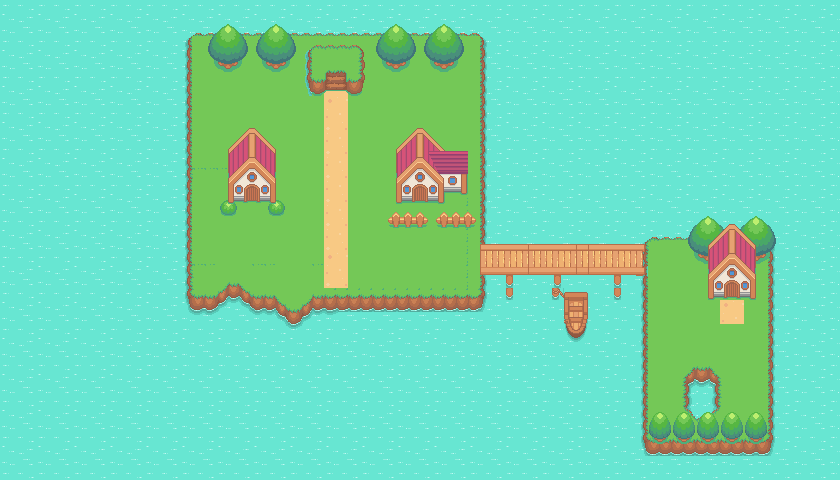

Rendered tile map (Tiled .tmx) drawn with the repository's tilesets; below, a short description and the map source with its tile grids summarised:
An orthogonal 70x40 tile map with 12x12 px tiles, 8 tile layers (collision, water, grass, bridge, ...), 4 tilesets.

<map version="1.10" tiledversion="1.11.2" orientation="orthogonal" renderorder="right-down" width="70" height="40" tilewidth="12" tileheight="12" infinite="0" nextlayerid="12" nextobjectid="1">
 <editorsettings>
  <export target="poke_map.json" format="json" />
 </editorsettings>
 <tileset firstgid="1" name="pokemap" tilewidth="12" tileheight="12" tilecount="1024" columns="32">
  <image source="First Asset pack.png" width="384" height="384" />
 </tileset>
 <tileset firstgid="1025" name="collision" tilewidth="12" tileheight="12" tilecount="1" columns="1">
  <image source="collision.png" width="12" height="12" />
 </tileset>
 <tileset firstgid="1026" name="pokemap" tilewidth="12" tileheight="12" tilecount="1024" columns="32">
  <image source="First Asset pack.png" width="384" height="384" />
 </tileset>
 <tileset firstgid="2050" name="collision" tilewidth="12" tileheight="12" tilecount="1" columns="1">
  <image source="collision.png" width="12" height="12" />
 </tileset>
 <layer id="8" name="collision" width="70" height="40">
  <data>[2800 cells, 270 non-empty, 2 distinct tile ids]</data>
 </layer>
 <layer id="11" name="water" width="70" height="40">
  <data>[2800 cells, 2800 non-empty, 9 distinct tile ids]</data>
 </layer>
 <layer id="3" name="grass" width="70" height="40">
  <data>[2800 cells, 878 non-empty, 90 distinct tile ids]</data>
 </layer>
 <layer id="9" name="bridge" width="70" height="40">
  <data>[2800 cells, 89 non-empty, 58 distinct tile ids]</data>
 </layer>
 <layer id="6" name="trees" width="70" height="40">
  <data>[2800 cells, 134 non-empty, 26 distinct tile ids]</data>
 </layer>
 <layer id="5" name="houses" width="70" height="40">
  <data>[2800 cells, 114 non-empty, 78 distinct tile ids]</data>
 </layer>
 <layer id="7" name="path" width="70" height="40">
  <data>[2800 cells, 38 non-empty, 6 distinct tile ids]</data>
 </layer>
 <layer id="4" name="plateau" width="70" height="40">
  <data>[2800 cells, 30 non-empty, 28 distinct tile ids]</data>
 </layer>
</map>
